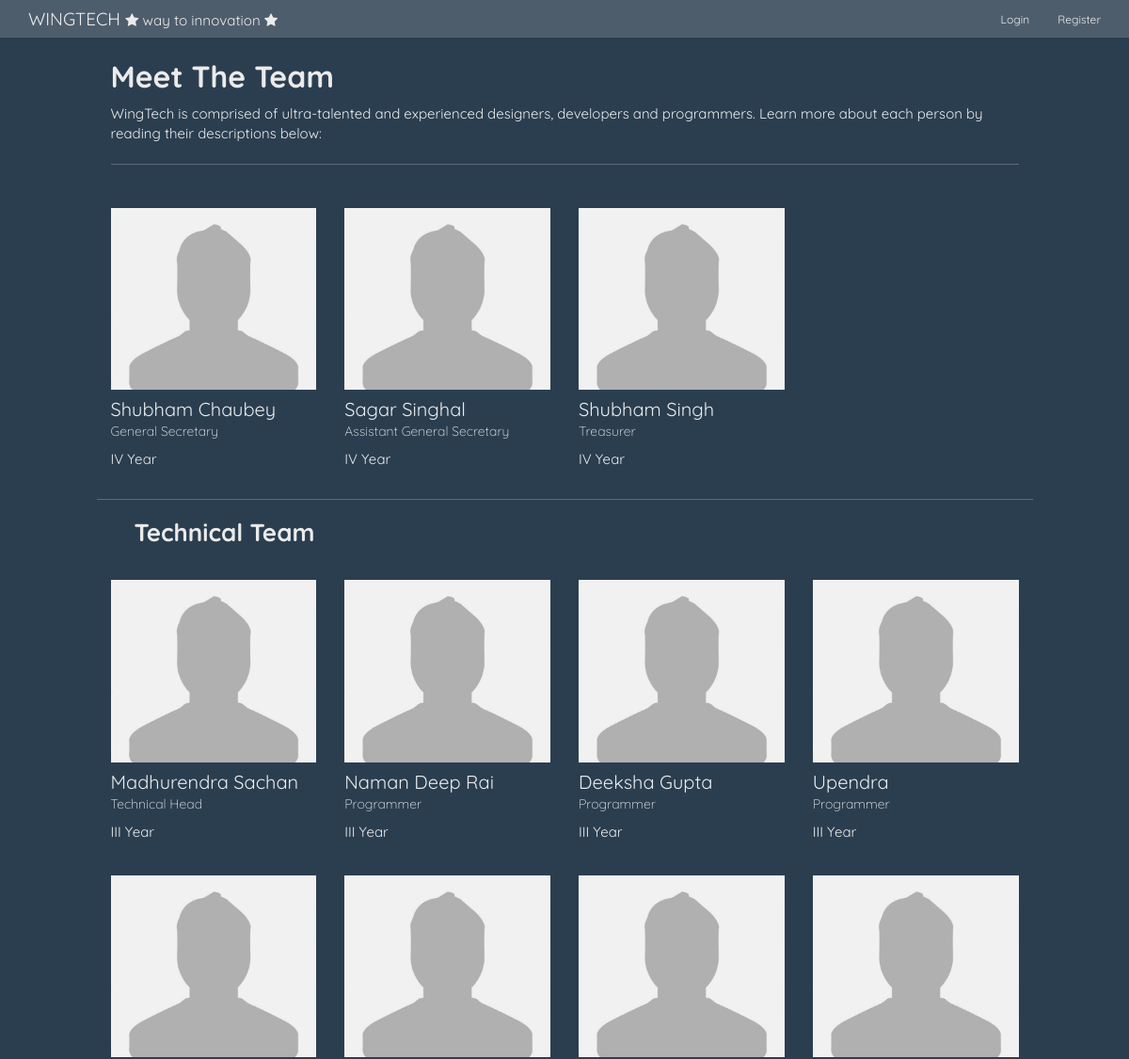
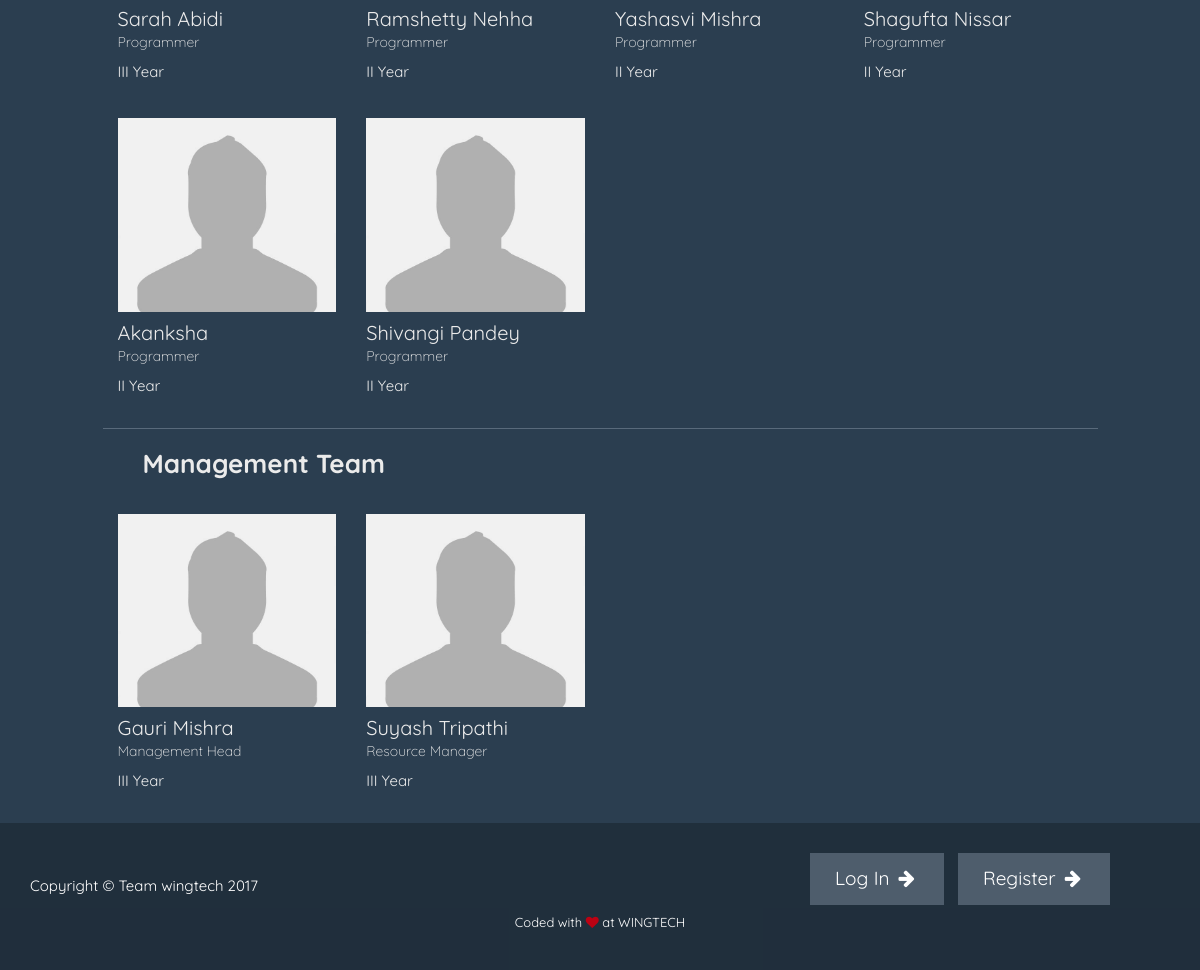
The app's page /team.php with its own data (2 pictures, top to bottom).
### tables this page shows
CREATE TABLE `team_profile`(
	`uid` int(10) NOT NULL,
	`name` varchar(50) NOT NULL,
	`desig` varchar(100) NOT NULL,
	`year` varchar(5) NOT NULL,
	`roll` varchar(15) NOT NULL,
	`fb` varchar(255),
	`twt` varchar(255),
	`in` varchar(255),
	`photo`varchar(255),
	PRIMARY KEY(`uid`)

);

### team.php (the view, shortened to what this page needs)
<html>
<head>
	<?php include "head.inc"; ?>
    <link href="assets/css/homepage.css" rel="stylesheet">
    <link rel="stylesheet" href="assets/css/teamcss.css">
</head>
<body>
<?php include "nav.inc"; ?>
<p>
<?php include "team_data.php";
include "conn_team.php";
?>
    <div class="row">
        <div class="col-md-10 col-md-offset-1">
            <div class="col-lg-12">
                <h2><b>Meet The Team</b></h2>
                <p>WingTech is comprised of ultra-talented and experienced designers, developers and programmers.
                    Learn more about each person by reading their descriptions below:</p>
                <hr>
				<div class="row pt-md">
					<?php
					$result=mysqli_query($conn,'SELECT * FROM team_profile WHERE roll="core"');
							while($row=mysqli_fetch_array($result,MYSQL_NUM))
						echo '<div class=" col-lg-3 col-md-3 col-sm-4 col-xs-12 profile">
                        <div class="img-box">
                            <img src="'.$row[8].'" class="img-responsive">
                            <ul class="text-center">
                                <a href="'.$row[5].'">
                                    <li><i class="fa fa-facebook"></i></li>
                                </a>
                                <a href="'.$row[6].'">
                                    <li><i class="fa fa-twitter"></i></li>
                                </a>
                                <a href="'.$row[7].'">
                                    <li><i class="fa fa-linkedin"></i></li>
                                </a>
                            </ul>
                        </div>
                        <h1>'.$row[1].'</h1>
                        <h2>'.$row[2].'</h2>
                        <p>'.$row[3].' Year</p>
                    </div>'
					?>
                </div>
                <div class="row pt-md">
                    <hr>
                    <h3>
                        <ul><b>Technical Team</b></ul>
                    </h3>
					<?php
					$result=mysqli_query($conn,'SELECT * FROM team_profile WHERE roll="technical"');
							while($row=mysqli_fetch_array($result,MYSQL_NUM))
						echo '<div class=" col-lg-3 col-md-3 col-sm-4 col-xs-12 profile">
                        <div class="img-box">
                            <img src="'.$row[8].'" class="img-responsive">
                            <ul class="text-center">
                                <a href="'.$row[5].'">
                                    <li><i class="fa fa-facebook"></i></li>
                                </a>
                                <a href="'.$row[6].'">
                                    <li><i class="fa fa-twitter"></i></li>
                                </a>
                                <a href="'.$row[7].'">
                                    <li><i class="fa fa-linkedin"></i></li>
                                </a>
                            </ul>
                        </div>
                        <h1>'.$row[1].'</h1>
                        <h2>'.$row[2].'</h2>
                        <p>'.$row[3].' Year</p>
                    </div>'
					?>
                </div>
                <div class="row pt-md">
                    <hr>
                    <h3>
                        <ul><b>Management Team</b></ul>
                    </h3>
					<?php
					$result=mysqli_query($conn,'SELECT * FROM team_profile WHERE roll="management"');
							while($row=mysqli_fetch_array($result,MYSQL_NUM))
						echo '<div class=" col-lg-3 col-md-3 col-sm-4 col-xs-12 profile">
                        <div class="img-box">
                            <img src="'.$row[8].'" class="img-responsive">
                            <ul class="text-center">
                                <a href="'.$row[5].'">
                                    <li><i class="fa fa-facebook"></i></li>
                                </a>
                                <a href="'.$row[6].'">
                                    <li><i class="fa fa-twitter"></i></li>
                                </a>
                                <a href="'.$row[7].'">
                                    <li><i class="fa fa-linkedin"></i></li>
                                </a>
                            </ul>
                        </div>
                        <h1>'.$row[1].'</h1>
                        <h2>'.$row[2].'</h2>
                        <p>'.$row[3].' Year</p>
                    </div>'
					?>
                </div>
            </div>
        </div>
    </div>
    <br/>
    <?php include "footer.inc"; ?>
</body>
</html>

### head.inc (shortened to what this page needs)
   <link href="assets/libs/bootstrap.min/index.css" rel="stylesheet">
   <link href="assets/libs/font-awesome/css/font-awesome.min.css" rel="stylesheet">
   <link href="https://cdnjs.cloudflare.com/ajax/libs/animate.css/3.5.2/animate.min.css" rel="stylesheet">
<link href="assets/css/hover-min.css" rel="stylesheet">

### nav.inc (shortened to what this page needs)
<nav class="navbar navbar-default navbar-fixed-top" role="navigation">
    <div class="container">
        <div class="navbar-header">
            <a class="navbar-brand" href="index.html">WINGTECH
                <small><i class="fa fa-star"></i> way to innovation <i class="fa fa-star"></i></small>
            </a>
        </div>
        <div class="collapse navbar-collapse" id="section-list">
            <ul class="nav navbar-nav navbar-right">
                <li>
                    <a href="#">Login</a>
                </li>
                <li>
                    <a href="#">Register</a>
                </li>
            </ul>
        </div>
    </div>
</nav>

### footer.inc
<footer>
        <div class="row bg-3">
            <div class="col-lg-6">
                <br/>
                Copyright &copy; Team wingtech 2017
            </div>
            <div class="col-lg-4 col-lg-offset-2">
                <ul class="list-inline intro-buttons">
                    <li>
                        <a href="#" class="btn btn-default btn-lg footer-btn" id="logIn">Log In <i
                                class="fa fa-arrow-right fa-fw"></i></a>
                    </li>
                    <li>
                        <a href="#" class="btn btn-default btn-lg footer-btn" id="register">Register <i
                                class="fa fa-arrow-right fa-fw"></i></a>
                    </li>
                </ul>
            </div>
            <div class="text-center">
                <h6>Coded with <i class="fa fa-heart red"></i> at WINGTECH</a></h6>
            </div>
        </div>
    </footer>

### assets/css/homepage.css (style rules this page uses)
.bg-3 { background-color:rgba(0,0,0,0.25); padding:30px; color:#fff; }

### assets/css/teamcss.css (style rules this page uses)
body { font-family: 'Quicksand', sans-serif; }
.profile { margin-top: 25px; }
.profile h1 { font-weight: normal; font-size: 20px; margin:10px 0 0 0; }
.profile h2 { font-size: 14px; font-weight: lighter; margin-top: 5px; }
.profile .img-box { opacity: 1; display: block; position: relative; }
.profile .img-box:after { content:""; opacity: 0; background-color: rgba(0, 0, 0, 0.75); position: absolute; right: 0; left: 0; top: 0; bottom: 0; }
a { color:#88C425; }
i.red { color:#BC0213; }

### records on screen
team_profile: photo (placeholder picture), name "Shubham Chaubey", desig "General Secretary", year "IV"
team_profile: photo (placeholder picture), name "Sagar Singhal", desig "Assistant General Secretary", year "IV"
team_profile: photo (placeholder picture), name "Shubham Singh", desig "Treasurer", year "IV"
team_profile: photo (placeholder picture), name "Madhurendra Sachan", desig "Technical Head", year "III"
team_profile: photo (placeholder picture), name "Naman Deep Rai", desig "Programmer", year "III"
team_profile: photo (placeholder picture), name "Deeksha Gupta", desig "Programmer", year "III"
team_profile: photo (placeholder picture), name "Upendra", desig "Programmer", year "III"
team_profile: photo (placeholder picture), name "Sarah Abidi", desig "Programmer", year "III"
team_profile: photo (placeholder picture), name "Ramshetty Nehha", desig "Programmer", year "II"
team_profile: photo (placeholder picture), name "Yashasvi Mishra", desig "Programmer", year "II"
team_profile: photo (placeholder picture), name "Shagufta Nissar", desig "Programmer", year "II"
team_profile: photo (placeholder picture), name "Akanksha", desig "Programmer", year "II"
team_profile: photo (placeholder picture), name "Shivangi Pandey", desig "Programmer", year "II"
team_profile: photo (placeholder picture), name "Gauri Mishra", desig "Management Head", year "III"
team_profile: photo (placeholder picture), name "Suyash Tripathi", desig "Resource Manager", year "III"
